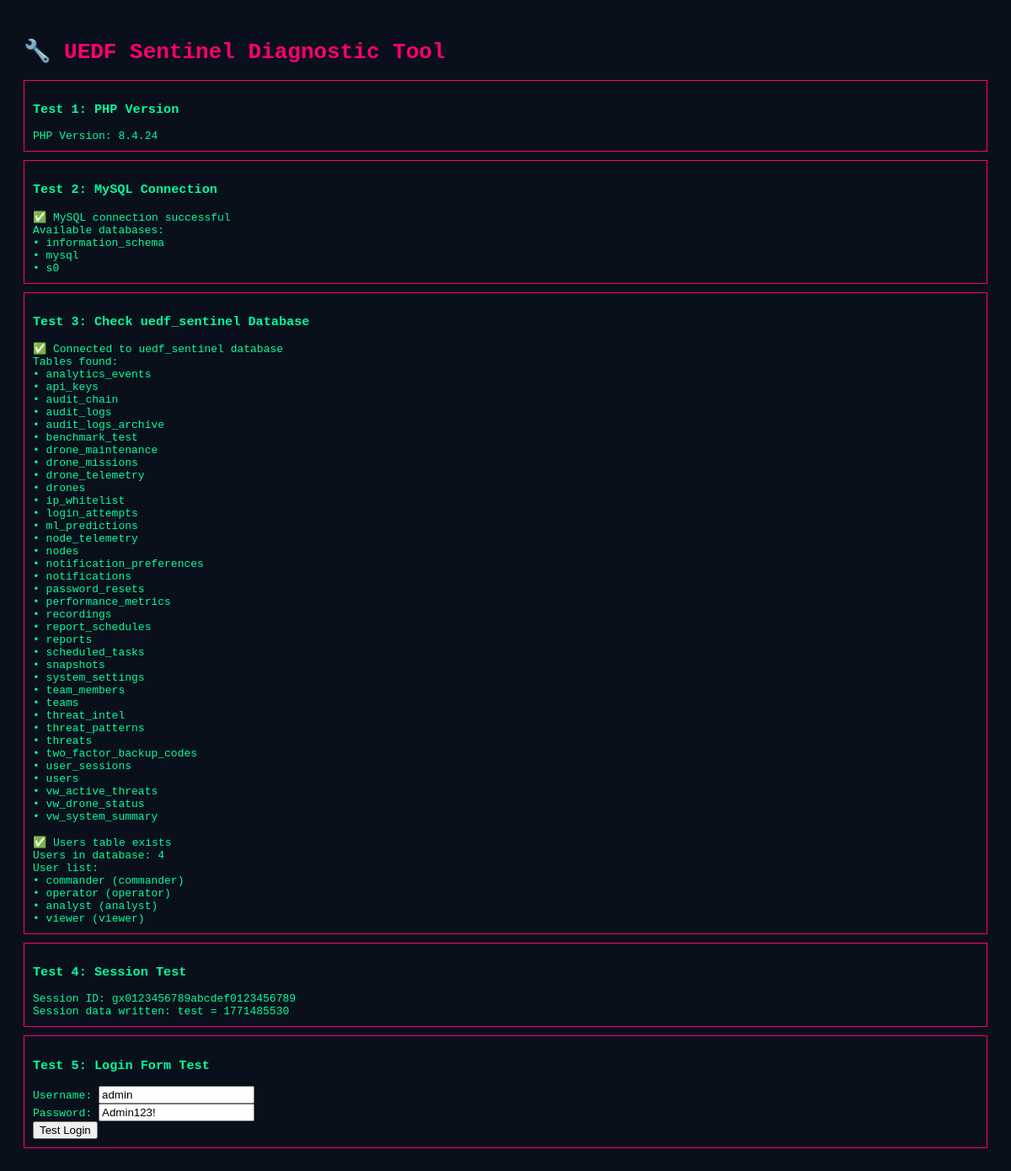
Page /public/diagnostic.php (signed in) on the committed database.
### tables this page shows
CREATE TABLE IF NOT EXISTS users (
    id INT AUTO_INCREMENT PRIMARY KEY,
    username VARCHAR(50) UNIQUE NOT NULL,
    password VARCHAR(255) NOT NULL,
    email VARCHAR(100) UNIQUE,
    full_name VARCHAR(100),
    role ENUM('commander','operator','analyst','viewer','admin') DEFAULT 'viewer',
    two_factor_enabled BOOLEAN DEFAULT FALSE,
    two_factor_secret VARCHAR(255),
    avatar VARCHAR(255),
    last_login DATETIME,
    last_ip VARCHAR(45),
    created_at DATETIME DEFAULT CURRENT_TIMESTAMP,
    updated_at DATETIME DEFAULT CURRENT_TIMESTAMP ON UPDATE CURRENT_TIMESTAMP,
    is_active BOOLEAN DEFAULT TRUE,
    INDEX idx_username (username),
    INDEX idx_email (email),
    INDEX idx_role (role)
);

### public/diagnostic.php (the view, shortened to what this page needs)
<?php
echo "<!DOCTYPE html>
<html>
<head>
    <title>UEDF Sentinel - Diagnostic Tool</title>
    <style>
        body { background: #0a0f1c; color: #00ff9d; font-family: monospace; padding: 20px; }
        h1 { color: #ff006e; }
        .success { color: #00ff9d; }
        .error { color: #ff006e; }
        .box { border: 1px solid #ff006e; padding: 10px; margin: 10px 0; }
        pre { background: #151f2c; padding: 10px; }
    </style>
</head>
<body>
    <h1>🔧 UEDF Sentinel Diagnostic Tool</h1>";
echo "<div class='box'>";
echo "<h3>Test 1: PHP Version</h3>";
echo "PHP Version: " . phpversion() . "<br>";
echo "</div>";
echo "<div class='box'>";
echo "<h3>Test 2: MySQL Connection</h3>";
try {
    $pdo = new PDO("mysql:host=localhost;charset=utf8mb4", "root", "");
    echo "<span class='success'>✅ MySQL connection successful</span><br>";
    $stmt = $pdo->query("SHOW DATABASES");
    $dbs = $stmt->fetchAll(PDO::FETCH_COLUMN);
    echo "Available databases:<br>";
    foreach ($dbs as $db) {
        echo "  • " . htmlspecialchars($db) . "<br>";
    }
} catch (PDOException $e) {
    echo "<span class='error'>❌ MySQL connection failed: " . $e->getMessage() . "</span>";
}
echo "</div>";
echo "<div class='box'>";
echo "<h3>Test 3: Check uedf_sentinel Database</h3>";
try {
    $pdo = new PDO("mysql:host=localhost;dbname=uedf_sentinel;charset=utf8mb4", "root", "");
    echo "<span class='success'>✅ Connected to uedf_sentinel database</span><br>";
    $stmt = $pdo->query("SHOW TABLES");
    $tables = $stmt->fetchAll(PDO::FETCH_COLUMN);
    if (count($tables) > 0) {
        echo "Tables found:<br>";
        foreach ($tables as $table) {
            echo "  • " . htmlspecialchars($table) . "<br>";
        }
    } else {
        echo "No tables found in database<br>";
    }
    $stmt = $pdo->query("SHOW TABLES LIKE 'users'");
    if ($stmt->rowCount() > 0) {
        echo "<br><span class='success'>✅ Users table exists</span><br>";
        $count = $pdo->query("SELECT COUNT(*) FROM users")->fetchColumn();
        echo "Users in database: $count<br>";
        if ($count > 0) {
            $users = $pdo->query("SELECT username, role FROM users")->fetchAll();
            echo "User list:<br>";
            foreach ($users as $user) {
                echo "  • " . htmlspecialchars($user['username']) . " (" . htmlspecialchars($user['role']) . ")<br>";
            }
        }
    } else {
        echo "<br><span class='error'>❌ Users table does not exist</span><br>";
    }
} catch (PDOException $e) {
    echo "<span class='error'>❌ Cannot connect to uedf_sentinel: " . $e->getMessage() . "</span>";
}
echo "</div>";
echo "<div class='box'>";
echo "<h3>Test 4: Session Test</h3>";
echo "Session ID: " . session_id() . "<br>";
echo "Session data written: test = " . $_SESSION['test'] . "<br>";
echo "</div>";
echo "<div class='box'>";
echo "<h3>Test 5: Login Form Test</h3>";
echo "<form method='POST' style='margin-top: 10px;'>";
echo "Username: <input type='text' name='test_user' value='admin'><br>";
echo "Password: <input type='text' name='test_pass' value='Admin123!'><br>";
echo "<input type='submit' value='Test Login'>";
echo "</form>";
echo "</div>";
echo "</body></html>";
?>

### public/diagnostic.php (style rules this page uses)
body { background: #0a0f1c; color: #00ff9d; font-family: monospace; padding: 20px; }
h1 { color: #ff006e; }
.success { color: #00ff9d; }
.box { border: 1px solid #ff006e; padding: 10px; margin: 10px 0; }

### rows in the picture
users: username "commander", role "commander"
users: username "operator", role "operator"
users: username "analyst", role "analyst"
users: username "viewer", role "viewer"

### other values in the picture
phpversion() "8.4.24"
$db "information_schema"
$db "mysql"
$db "s0"
$table "analytics_events"
$table "api_keys"
$table "audit_chain"
$table "audit_logs"
$table "audit_logs_archive"
$table "benchmark_test"
$table "drone_maintenance"
$table "drone_missions"
$table "drone_telemetry"
$table "drones"
$table "ip_whitelist"
